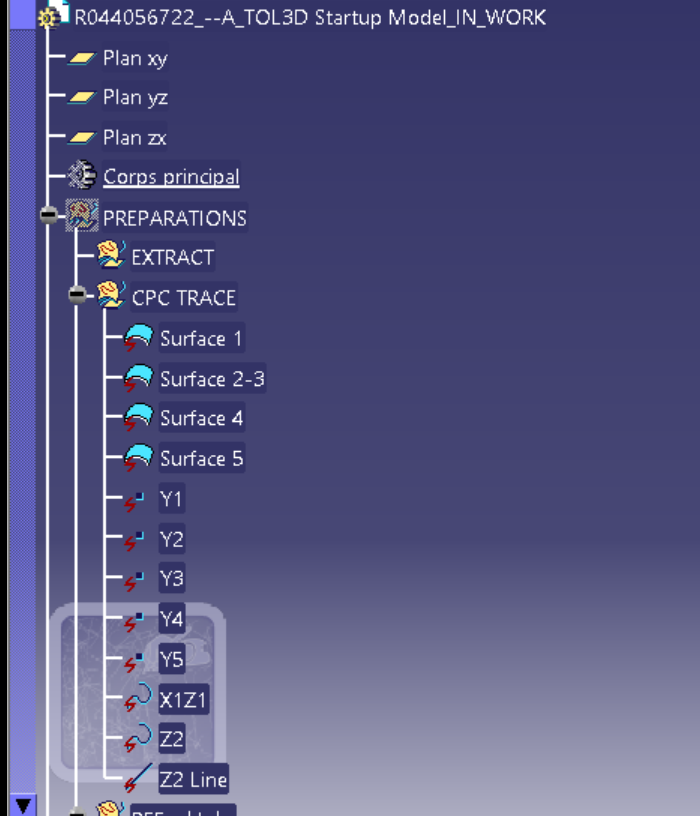
#> input picture captures/tree_000.png, 700 x 816 px, given in place of , which was not available
$ python -i catia_tree_pipeline.py   (imports and definitions only)
#> lines starting #> are read from the running program, lines starting #| are printed output that depends on the picture; after the words box and inside, x2 and y2 are one past the last pixel; in counts of white or black regions, pixels touching at a corner belong together; pictures that were not available may be replaced by others from this repository, and a replacement may not be noted
#> in read_capture, image is the input picture: shape (816, 700, 3); mean B, G, R 129, 86, 85.9
"""Geometry-aware OCR for CATIA Specification Tree screenshots.

The previous pipeline OCRed the complete screenshot then tried to remove icon
letters afterwards.  That cannot be reliable: an icon can receive a higher
OCR confidence than the real label.  This module first finds the indentation
grid and crop rows after their icons, then uses other overlapping screenshots
as independent evidence for the same tree node.
"""

from __future__ import annotations

from collections import Counter
from dataclasses import dataclass, field
from difflib import SequenceMatcher
from pathlib import Path
import json
import math
import re
import unicodedata

import cv2
import numpy as np
import pandas as pd
import pytesseract

from batch_line_ocr import batch_line_ocr
from ocr_config import (
    DEFAULT_INDENT_STEP,
    FULL_IMAGE_CONFIG,
    LINE_IMAGE_CONFIG,
    OCR_LANGUAGE,
    REGISTRATION_MAX_SHIFT_MARGIN,
    REGISTRATION_MIN_SHIFT,
    REVIEW_DIR,
    ROW_GROUP_TOLERANCE,
    TREE_PANEL_LEFT,
    TREE_PANEL_RIGHT_MARGIN,
)


MIN_WORD_HEIGHT = 7
MAX_WORD_HEIGHT = 45
MIN_WORD_CONFIDENCE = 0.0
# Registration is deliberately compressed only horizontally.  The vertical
# coordinate must remain in pixels because it becomes the global tree order.
# 80 columns preserves the layout of labels/branches while making a complete
# 40-capture registration take seconds instead of minutes.
REGISTRATION_FEATURE_WIDTH = 80

# CATIA exposes a small set of standard, localised tree labels.  They are not
# global spelling substitutions: a correction is made only after a close
# fuzzy match to one of these UI-owned labels.  Arbitrary part names are left
# untouched and remain subject to normal OCR evidence/review.
CATIA_UI_LABELS = (
    "Références",
    "Cadres de tolérances",
    "Tolérance géométrique",
    "Résultat d'un ensemble d'annotations",
    "Captures",
    "Vues",
    "Notes",
    "Publication",
    "Corps principal",
)


def _natural_key(path: Path) -> tuple:
    """Sort capture files by their numeric sequence, not lexical accidents."""
    chunks = re.split(r"(\d+)", path.name.casefold())
    return tuple(int(chunk) if chunk.isdigit() else chunk for chunk in chunks)


# [37 lines left out: functions _normalise_for_match, _canonical_catia_ui_label, not called in this run]


def _is_textual(text: str) -> bool:
    return any(character.isalnum() for character in str(text))


# [84 lines left out: functions _text_plausibility, _is_structured_short_identifier, _clean_text, _line_words, not called in this run]


def _ocr_data(image: np.ndarray, config: str) -> pd.DataFrame:
    data = pytesseract.image_to_data(
        image,
        lang=OCR_LANGUAGE,
        config=config,
        output_type=pytesseract.Output.DATAFRAME,
    )
    return _line_words(data.dropna(subset=["text"]))


def _bright_tree_mask(image: np.ndarray) -> np.ndarray:
    """Mask light, low-saturation CATIA text and connector lines."""
    hsv = cv2.cvtColor(image, cv2.COLOR_BGR2HSV)
#> hsv: shape (816, 700, 3); mean H, S, V 117.1, 92.5, 129.5
    return ((hsv[:, :, 1] < 95) & (hsv[:, :, 2] > 135)).astype(np.uint8)
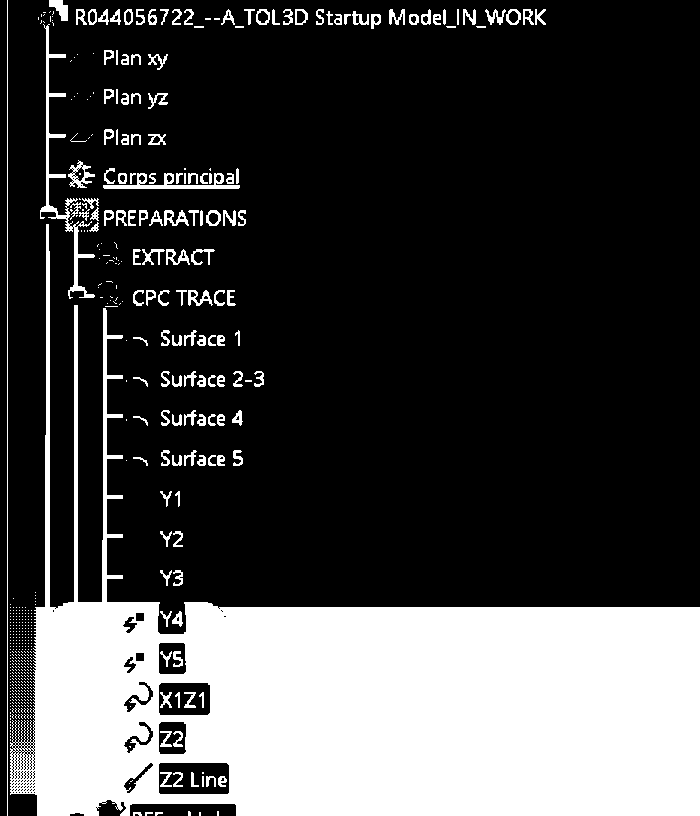
#> returned value: shape (816, 700); values 0 (black) and 1 (white), 26.5% white; 534 white regions (382 under 20 px), largest, box (x1, y1, x2, y2) and area: (10, 224, 700, 816) 136440, (40, 24, 95, 299) 1619, (7, 0, 8, 816) 816


def _cluster_positions(positions: list[int], maximum_gap: int = 3) -> list[float]:
    if not positions:
        return []
    clusters: list[list[int]] = [[positions[0]]]
    for value in positions[1:]:
        if value - clusters[-1][-1] <= maximum_gap:
            clusters[-1].append(value)
        else:
            clusters.append([value])
    return [float(np.median(cluster)) for cluster in clusters]


def _infer_text_lanes(image: np.ndarray) -> tuple[list[int], float]:
    """Infer text starts from the long vertical CATIA connector lines."""
    mask = _bright_tree_mask(image)
    h, w = mask.shape
    search_right = min(260, w - TREE_PANEL_RIGHT_MARGIN)

    # Long vertical connectors survive this opening while glyph strokes do not.
    vertical = cv2.morphologyEx(mask[:, :search_right], cv2.MORPH_OPEN, np.ones((45, 1), np.uint8))
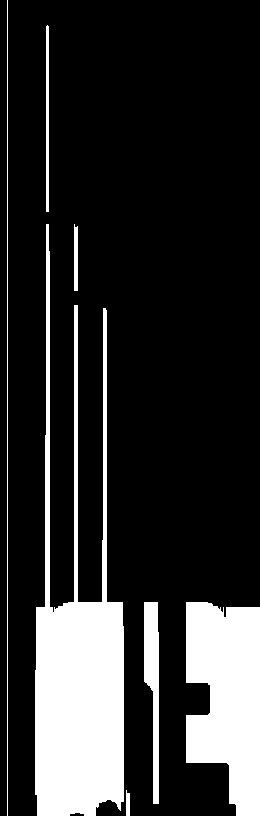
#> vertical: shape (816, 260); values 0 (black) and 1 (white), 18.2% white; 7 white regions, largest, box (x1, y1, x2, y2) and area: (35, 224, 124, 816) 22485, (186, 602, 260, 816) 12448, (144, 602, 159, 804) 1938
    column_score = vertical.sum(axis=0)
#> column_score = 260 values, max 816 at index 7, min 0 at index 0, mean 148.5
    eligible = column_score[TREE_PANEL_LEFT:]
#> eligible = 225 values, max 779 at index 12, min 0 at index 89, mean 167.9
    if len(eligible) == 0 or int(eligible.max(initial=0)) == 0:
        return [75 + DEFAULT_INDENT_STEP * depth for depth in range(9)], float(DEFAULT_INDENT_STEP)

    threshold = max(35, int(float(eligible.max()) * 0.42))
#> threshold = 327
    columns = [
        column
        for column in range(TREE_PANEL_LEFT, search_right)
        if column_score[column] >= threshold
    ]
#> columns = [45, 46, 47, 48, 49, 74, 75, 76, 77, 103, 104, 105, 106]
    axes = _cluster_positions(columns)
#> in _cluster_positions, `clusters: list[list[int]] = [[positions[0]]]`: clusters = [[45]]
#> the loop in _cluster_positions, `for value in positions[1:]:` made 12 passes
#> value on passes 1 to 8: 46, 47, 48, 49, 74, 75, 76, 77
#> after the loop in _cluster_positions, `for value in positions[1:]:`: clusters = [[45, 46, 47, 48, 49], [74, 75, 76, 77], [103, 104, 105, 106]]
#> axes = [47, 75.5, 104.5]
    axes = [axis for axis in axes if axis >= TREE_PANEL_LEFT]

    differences = [
        later - earlier
        for earlier, later in zip(axes, axes[1:])
        if 20.0 <= later - earlier <= 40.0
    ]
#> differences = [28.5, 29]
    step = float(np.median(differences)) if differences else float(DEFAULT_INDENT_STEP)
#> step = 28.75

    if axes:
        # Choose the axis that has the most neighbours one indentation apart.
        def support(axis: float) -> int:
            return sum(
                1
                for other in axes
                if other > axis and abs(((other - axis) / step) - round((other - axis) / step)) < 0.16
            )

        base_axis = min(axes, key=lambda axis: (-support(axis), axis))
#> base_axis = 47
    else:
        base_axis = 47.0

    lanes = [int(round(base_axis + step * (depth + 1))) for depth in range(10)]
#> lanes = [76, 104, 133, 162, 191, 220, 248, 277, 306, 334]
    return lanes, step


# [22 lines left out: function _group_word_rows, not called in this run]


def _nearest_lane(value: float, lanes: list[int]) -> tuple[int, int]:
    index = min(range(len(lanes)), key=lambda item: abs(lanes[item] - value))
    return lanes[index], index


# [434 lines left out: functions _full_image_candidate, _drop_crop_icon_prefixes, _ocr_line_crop, _requires_recovery, _recover_candidate, _batch_option and 2 more, not called in this run]


def read_capture(image_path: Path, capture_index: int) -> tuple[list[dict], np.ndarray]:
    image = cv2.imread(str(image_path))
    if image is None:
        raise FileNotFoundError(image_path)
    lanes, indent_step = _infer_text_lanes(image)
#> lanes = [76, 104, 133, 162, 191, 220, 248, 277, 306, 334]; indent_step = 28.75
    words = _ocr_data(image, FULL_IMAGE_CONFIG)
    # Ignore the static scrollbar / off-panel OCR while keeping the first root.
    words = words[(words["left"] >= min(lanes) - 38) & (words["left"] < image.shape[1] - TREE_PANEL_RIGHT_MARGIN)]
    groups = _group_word_rows(words)
    basic = [_full_image_candidate(group, lanes, indent_step) for group in groups]
    confidence_values = [row["conf"] for row in basic if row["text"]]
    image_median = float(np.median(confidence_values)) if confidence_values else 60.0
    batch_recovered, batch_indices = _batch_recover_candidates(
        image,
        basic,
        groups,
        image_median,
        lanes,
        indent_step,
    )

    rows: list[dict] = []
    for row_index, (group, original_candidate) in enumerate(zip(groups, basic)):
        # Do not create a tree node from a connector/icon-only OCR group.
        # A genuine label may still be seen in an overlapping capture, while
        # retaining this group would insert a false parent/child row.
        icon_only_outside_tree = (
            original_candidate.get("missing_label_evidence", False)
            and int(original_candidate.get("left", 0)) < min(lanes) - 4
        )
        if icon_only_outside_tree:
            continue
        candidate = dict(batch_recovered.get(row_index, original_candidate))
        center = float(np.median(group["center_y"]))
        initial_partial = bool(
            original_candidate["top"] <= 2
            or original_candidate["top"] + original_candidate["height"] >= image.shape[0] - 2
        )
        needs_individual_fallback = (
            row_index not in batch_indices
            and _requires_recovery(candidate, image_median)
            and not initial_partial
        )
        if needs_individual_fallback:
            candidate = _recover_candidate(image, candidate, center, lanes, indent_step)
        if not candidate["text"]:
            continue
        candidate.setdefault("alternatives", [candidate["text"]])
        candidate.setdefault(
            "candidate_evidence",
            [{
                "text": candidate["text"],
                "conf": float(candidate["conf"]),
                "score": float(candidate["score"]),
                "method": str(candidate["method"]),
            }],
        )
        candidate.update(
            image=image_path.name,
            capture_index=capture_index,
            row_center=center,
            indent_step=indent_step,
            source_count=1,
            # A clipped row can support an existing node but must never create
            # a new tree node by itself (e.g. the fragment at image top).
            partial=bool(
                initial_partial
                or candidate["top"] <= 2
                or candidate["top"] + candidate["height"] >= image.shape[0] - 2
            ),
        )
        rows.append(candidate)
    return rows, image


# [124 lines left out: functions _registration_feature, _normalised_overlap, _estimate_shift_from_anchors, estimate_vertical_shift, not called in this run]


@dataclass
class _NodeEvidence:
    segment: int
    global_y: float
    lane: int
    level: int
    branch_x: int
    observations: list[dict] = field(default_factory=list)

    # [6 lines left out: function accepts, not called in this run]

    def add(self, observation: dict) -> None:
        self.observations.append(observation)
        self.global_y = float(np.median([item["global_y"] for item in self.observations]))


# [268 lines left out: functions _choose_text, _merge_observations, write_review_queue, save_review_crops, not called in this run]


def extract_capture_paths(paths: list[Path]) -> pd.DataFrame:
    """Extract an explicit ordered capture list (also useful for validation)."""
    if not paths:
        return pd.DataFrame()
    paths = sorted((Path(path) for path in paths), key=_natural_key)
    all_observations: list[dict] = []
    capture_metadata: list[dict] = []
    previous_image: np.ndarray | None = None
    previous_rows: list[dict] | None = None
    previous_path: Path | None = None
    offset = 0.0
    segment = 0

    for capture_index, path in enumerate(paths):
        rows, image = read_capture(path, capture_index)
        if not rows:
            # CATIA's scrolling routine can emit one or more empty frames at
            # the end.  They must not create an artificial segment or change
            # the offset of the last real capture.
            print(f"[SKIP] Empty capture: {path.name}")
            capture_metadata.append({
                "image": path.name,
                "capture_index": capture_index,
                "status": "empty",
                "offset": None,
                "segment": segment,
            })
            continue

        registration: dict[str, object] = {"status": "first", "shift": None, "score": None, "next_score": None}
        if previous_image is not None:
            shift, score, second_score = estimate_vertical_shift(previous_image, image, previous_rows, rows)
            if shift is None:
                segment += 1
                offset = 0.0
                print(f"[WARN] Ambiguous overlap: {path.name} (peak={score:.3f}, next={second_score:.3f})")
                registration = {"status": "new_segment", "shift": None, "score": score, "next_score": second_score}
            else:
                offset += float(shift)
                print(f"[OK] Overlap {previous_path.name} -> {path.name}: {shift}px (score={score:.3f})")
                registration = {"status": "registered", "shift": shift, "score": score, "next_score": second_score}
        capture_metadata.append({
            "image": path.name,
            "capture_index": capture_index,
            "offset": offset,
            "segment": segment,
            "rows": len(rows),
            **registration,
        })
        for row in rows:
            # The full-image row centre is a stable physical anchor.  OCR
            # boxes inside a crop can move upward/downward when a watermark
            # is read as a glyph, so ``top`` is kept for audit but must not
            # control overlap merging or the parent-child order.
            row["global_y"] = float(row["row_center"]) + offset
            row["segment"] = segment
            all_observations.append(row)
        previous_image = image
        previous_rows = rows
        previous_path = path

    result = _merge_observations(all_observations)
    if result.empty:
        return result
    result = result.sort_values(["segment", "global_y", "level", "left"]).reset_index(drop=True)
    result.insert(0, "node_id", [f"N{index:05d}" for index in range(1, len(result) + 1)])
    result = save_review_crops(result, paths)
    write_review_queue(result)

    with (REVIEW_DIR / "extraction_metadata.json").open("w", encoding="utf-8") as handle:
        json.dump({"captures": capture_metadata, "capture_count": len(paths)}, handle, indent=2)
    return result


# [4 lines left out: function extract_all_captures, not called in this run]

#> (the run stopped early here; a loop or call above may not have finished)

$ run again, on captures/tree_001.png
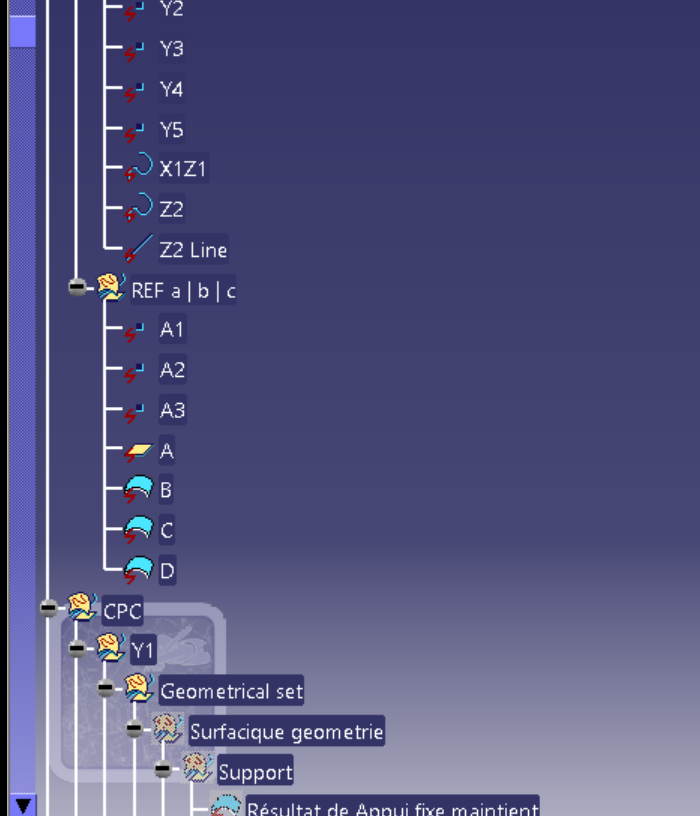
#> input picture captures/tree_001.png, 700 x 816 px, given in place of , which was not available
#> in read_capture, image is the input picture: shape (816, 700, 3); mean B, G, R 126.6, 83, 83
#> hsv: shape (816, 700, 3); mean H, S, V 117.1, 94.8, 127.2
#> in _bright_tree_mask, `return ((hsv[:, :, 1] < 95) & (hsv[:, :, 2] > 135)).astype(np.uint8)`:
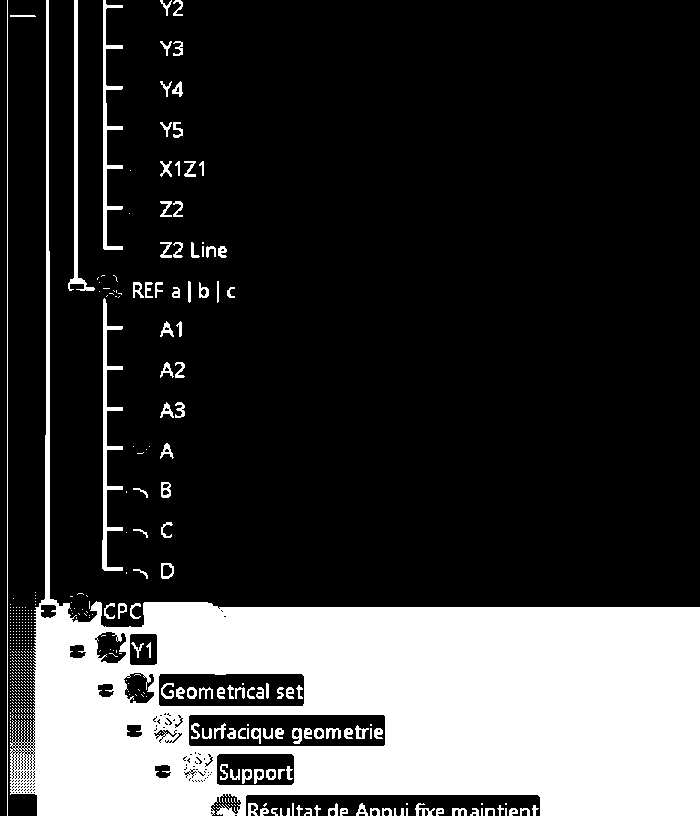
#> returned value: shape (816, 700); values 0 (black) and 1 (white), 23% white; 495 white regions (383 under 20 px), largest, box (x1, y1, x2, y2) and area: (10, 0, 700, 816) 118838, (102, 298, 123, 571) 1560, (103, 0, 123, 250) 1340
#> in _infer_text_lanes, `vertical = cv2.morphologyEx(mask[:, :search_right], cv2.MORPH_OPEN, np..`:
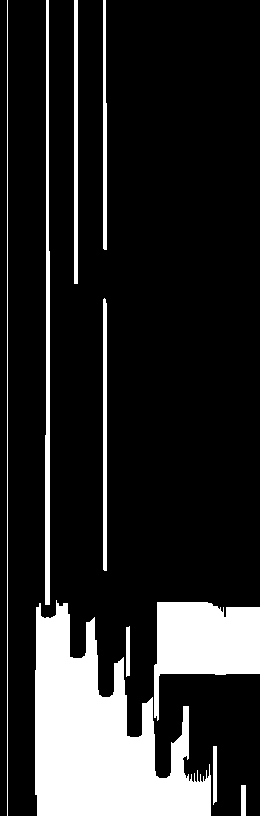
#> vertical: shape (816, 260); values 0 (black) and 1 (white), 16.8% white; 10 white regions, largest, box (x1, y1, x2, y2) and area: (35, 600, 211, 816) 21383, (154, 602, 260, 721) 7413, (45, 0, 50, 605) 2339
#> column_score = 260 values, max 816 at index 7, min 0 at index 0, mean 137.1
#> eligible = 225 values, max 804 at index 11, min 58 at index 189, mean 154.8
#> threshold = 337
#> columns = [45, 46, 47, 48, 49, 74, 75, 76, 77, 103, 104, 105, 106]
#> in _cluster_positions, `clusters: list[list[int]] = [[positions[0]]]`: clusters = [[45]]
#> the loop in _cluster_positions, `for value in positions[1:]:` made 12 passes
#> value on passes 1 to 8: 46, 47, 48, 49, 74, 75, 76, 77
#> after the loop in _cluster_positions, `for value in positions[1:]:`: clusters = [[45, 46, 47, 48, 49], [74, 75, 76, 77], [103, 104, 105, 106]]
#> axes = [47, 75.5, 104.5]
#> differences = [28.5, 29]
#> step = 28.75
#> base_axis = 47
#> in _infer_text_lanes, `lanes = [int(round(base_axis + step * (depth + 1))) for depth in range..`: lanes = [76, 104, 133, 162, 191, 220, 248, 277, 306, 334]
#> in read_capture, `lanes, indent_step = _infer_text_lanes(image)`: indent_step = 28.75
